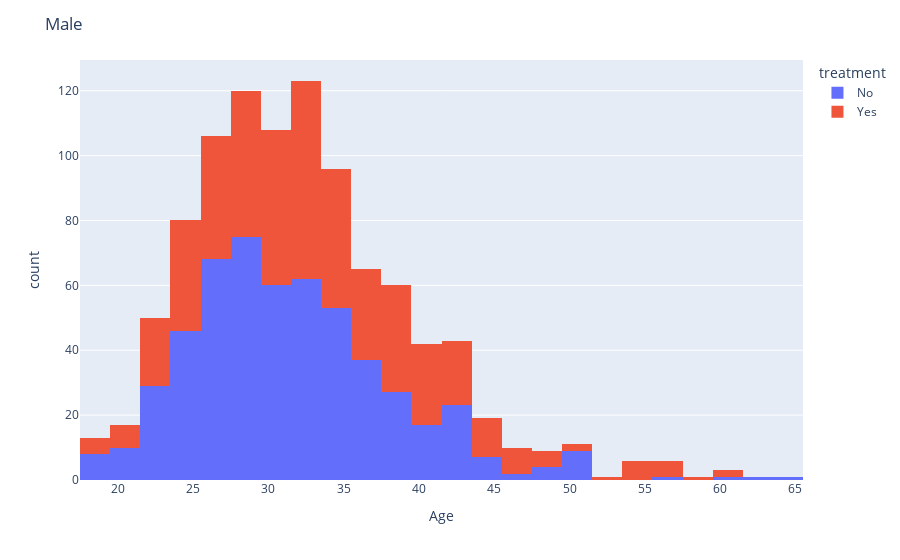
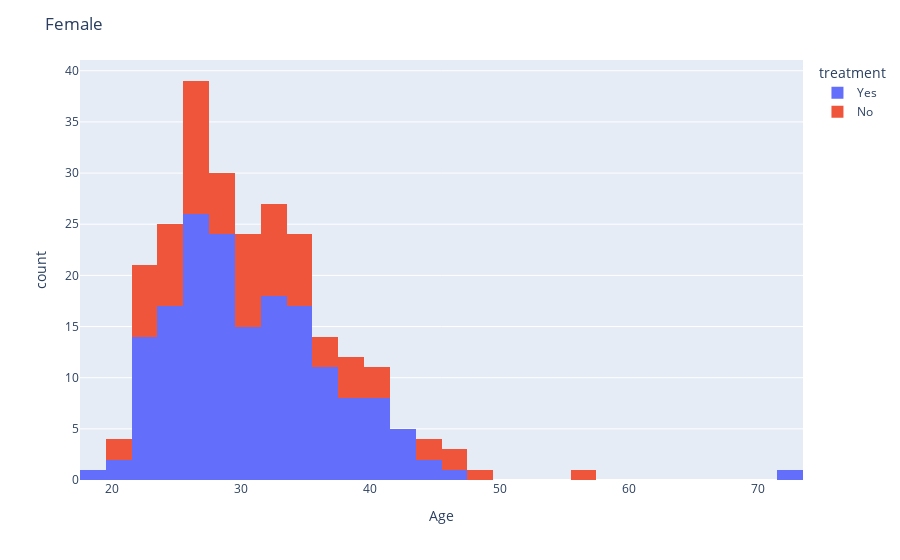
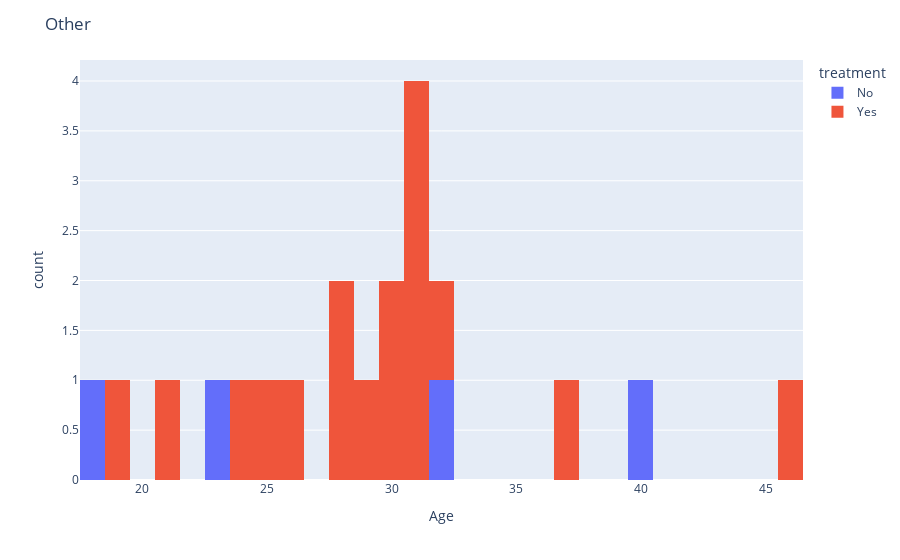

Here is the notebook cell these charts were saved with, in order:
### Code cell
import plotly.express as px
import plotly.graph_objects as go
for i in ['Male', 'Female', 'Other']:
    t = df[df['Gender']==i].copy()
    fig = px.histogram(t, x='Age',nbins=40,color='treatment')
    fig.update_layout(
    title=i)
    fig.show()

### Figure 1 — Plotly figure (JSON) as saved in the notebook; plotly's stock layout.template omitted (floating-point values rounded to 4 significant figures; data arrays with more than 128 entries replaced by an {"elided": "..."} marker saying what was removed)
{"data": [{"alignmentgroup": "True", "bingroup": "x", "hovertemplate": "treatment=No<br>Age=%{x}<br>count=%{y}<extra></extra>", "legendgroup": "No", "marker": {"color": "#636efa", "pattern": {"shape": ""}}, "name": "No", "nbinsx": 40, "offsetgroup": "No", "orientation": "v", "showlegend": true, "type": "histogram", "x": {"elided": "541 int values"}, "xaxis": "x", "yaxis": "y"}, {"alignmentgroup": "True", "bingroup": "x", "hovertemplate": "treatment=Yes<br>Age=%{x}<br>count=%{y}<extra></extra>", "legendgroup": "Yes", "marker": {"color": "#EF553B", "pattern": {"shape": ""}}, "name": "Yes", "nbinsx": 40, "offsetgroup": "Yes", "orientation": "v", "showlegend": true, "type": "histogram", "x": {"elided": "450 int values"}, "xaxis": "x", "yaxis": "y"}], "layout": {"barmode": "relative", "legend": {"title": {"text": "treatment"}, "tracegroupgap": 0}, "margin": {"t": 60}, "title": {"text": "Male"}, "xaxis": {"anchor": "y", "domain": [0, 1], "title": {"text": "Age"}}, "yaxis": {"anchor": "x", "domain": [0, 1], "title": {"text": "count"}}}}

### Figure 2 — Plotly figure (JSON) as saved in the notebook; plotly's stock layout.template omitted (floating-point values rounded to 4 significant figures; data arrays with more than 128 entries replaced by an {"elided": "..."} marker saying what was removed)
{"data": [{"alignmentgroup": "True", "bingroup": "x", "hovertemplate": "treatment=Yes<br>Age=%{x}<br>count=%{y}<extra></extra>", "legendgroup": "Yes", "marker": {"color": "#636efa", "pattern": {"shape": ""}}, "name": "Yes", "nbinsx": 40, "offsetgroup": "Yes", "orientation": "v", "showlegend": true, "type": "histogram", "x": {"elided": "170 int values"}, "xaxis": "x", "yaxis": "y"}, {"alignmentgroup": "True", "bingroup": "x", "hovertemplate": "treatment=No<br>Age=%{x}<br>count=%{y}<extra></extra>", "legendgroup": "No", "marker": {"color": "#EF553B", "pattern": {"shape": ""}}, "name": "No", "nbinsx": 40, "offsetgroup": "No", "orientation": "v", "showlegend": true, "type": "histogram", "x": [31, 44, 29, 30, 29, 27, 23, 26, 28, 32, 35, 40, 34, 24, 30, 29, 33, 25, 33, 22, 24, 32, 30, 26, 24, 33, 33, 26, 30, 25, 23, 27, 23, 25, 27, 40, 29, 26, 22, 34, 20, 26, 21, 28, 39, 37, 27, 31, 30, 36, 36, 39, 48, 47, 23, 39, 31, 44, 33, 24, 38, 26, 25, 40, 34, 23, 35, 27, 26, 34, 27, 56, 31, 35, 32, 32, 46], "xaxis": "x", "yaxis": "y"}], "layout": {"barmode": "relative", "legend": {"title": {"text": "treatment"}, "tracegroupgap": 0}, "margin": {"t": 60}, "title": {"text": "Female"}, "xaxis": {"anchor": "y", "domain": [0, 1], "title": {"text": "Age"}}, "yaxis": {"anchor": "x", "domain": [0, 1], "title": {"text": "count"}}}}

### Figure 3 — Plotly figure (JSON) as saved in the notebook; plotly's stock layout.template omitted (floating-point values rounded to 4 significant figures)
{"data": [{"alignmentgroup": "True", "bingroup": "x", "hovertemplate": "treatment=No<br>Age=%{x}<br>count=%{y}<extra></extra>", "legendgroup": "No", "marker": {"color": "#636efa", "pattern": {"shape": ""}}, "name": "No", "nbinsx": 40, "offsetgroup": "No", "orientation": "v", "showlegend": true, "type": "histogram", "x": [23, 18, 40, 32], "xaxis": "x", "yaxis": "y"}, {"alignmentgroup": "True", "bingroup": "x", "hovertemplate": "treatment=Yes<br>Age=%{x}<br>count=%{y}<extra></extra>", "legendgroup": "Yes", "marker": {"color": "#EF553B", "pattern": {"shape": ""}}, "name": "Yes", "nbinsx": 40, "offsetgroup": "Yes", "orientation": "v", "showlegend": true, "type": "histogram", "x": [30, 25, 29, 31, 31, 30, 28, 21, 37, 19, 32, 28, 26, 31, 46, 31, 24], "xaxis": "x", "yaxis": "y"}], "layout": {"barmode": "relative", "legend": {"title": {"text": "treatment"}, "tracegroupgap": 0}, "margin": {"t": 60}, "title": {"text": "Other"}, "xaxis": {"anchor": "y", "domain": [0, 1], "title": {"text": "Age"}}, "yaxis": {"anchor": "x", "domain": [0, 1], "title": {"text": "count"}}}}
